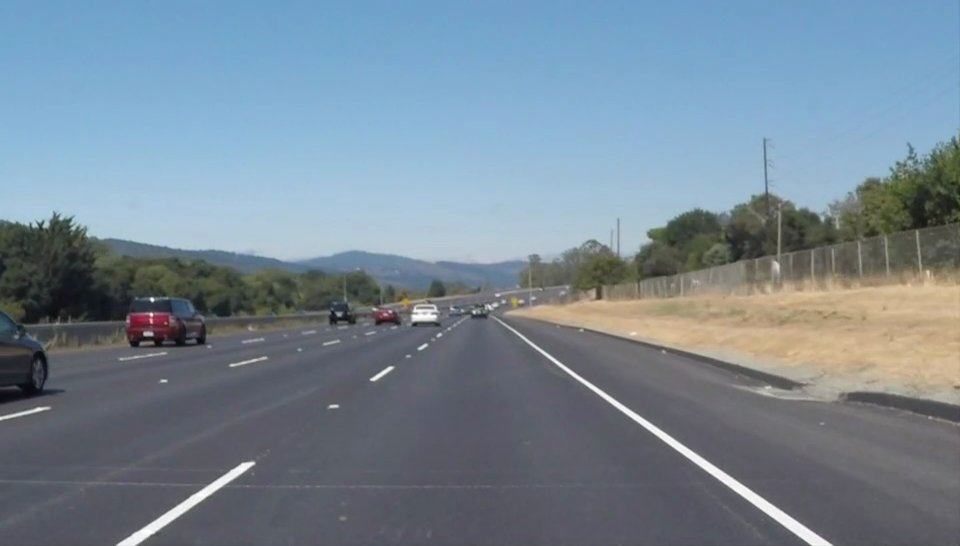
#> input picture Term_1/Finding_Lane_Lines_1/test.jpg, 960 x 546 px
$ python 4_hough_transform.py
#> lines starting #> are read from the running program, lines starting #| are printed output that depends on the picture; after the words box and inside, x2 and y2 are one past the last pixel; in counts of white or black regions, pixels touching at a corner belong together
import matplotlib.pyplot as plt
import matplotlib.image as mpimg
import numpy as np
import cv2
import sys

try:
    image = mpimg.imread('test.jpg')
#> image is the input picture: shape (546, 960, 3); mean R, G, B 119, 135.2, 148.4
except FileNotFoundError as e:
    print(e)
    sys.exit(1)

gray = cv2.cvtColor(image, cv2.COLOR_RGB2GRAY)  # 8-bit image
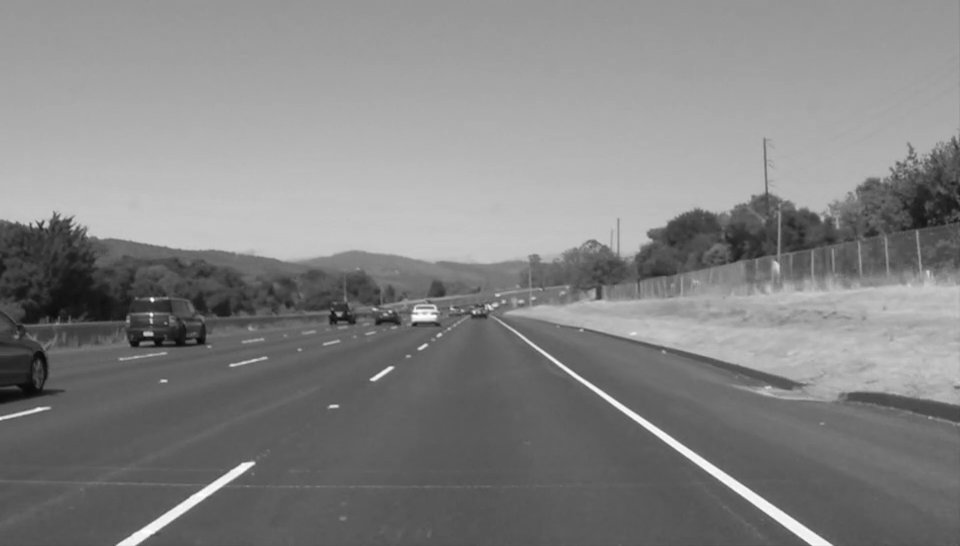
#> gray: shape (546, 960); min 5, max 255, mean 131.8

kernel_size = 5  # should be odd numbers
blur_gray = cv2.GaussianBlur(gray, (kernel_size, kernel_size), 0)

low_threshold = 50
high_threshold = 110
edges = cv2.Canny(blur_gray, low_threshold, high_threshold)
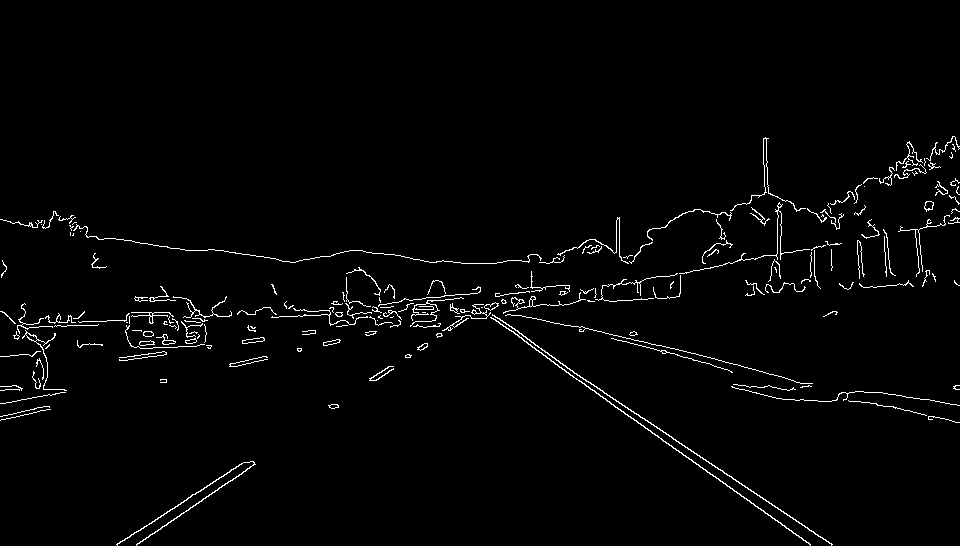
#> edges: shape (546, 960); 2% white in thin lines or dots, all inside (x1, y1, x2, y2) = (0, 136, 960, 546)


# Parameters for Hough lines
rho = 1
theta = np.pi / 180
threshold = 1
min_line_length = 10
max_line_gap = 1
line_image = np.copy(image) * 0  # create a blank to draw the lines
#> line_image: shape (546, 960, 3); every value is 0
# See http://docs.opencv.org/3.2.0/dd/d1a/group__imgproc__feature.html#ga8618180a5948286384e3b7ca02f6feeb
lines = cv2.HoughLinesP(edges, rho, theta, threshold, np.array([]), min_line_length, max_line_gap)
#> lines = 93 rows, first 6: [779, 276, 779, 264], [543, 287, 553, 286], [107, 320, 117, 320], [375, 380, 385, 373], [885, 265, 885, 252], [685, 351, 768, 373]

# Iterate through the lines and draw a line
for line in lines:
    for x1, y1, x2, y2 in line:
        cv2.line(line_image, (x1, y1), (x2, y2), (255, 0, 0), 10)
#> this loop made 93 passes
#> line on passes 1 to 12: [[779, 276, 779, 264]], [[543, 287, 553, 286]], [[107, 320, 117, 320]], [[375, 380, 385, 373]], [[885, 265, 885, 252]], [[685, 351, 768, 373]], [[61, 326, 78, 325]], [[774, 518, 810, 544]], [[450, 306, 464, 309]], [[369, 378, 389, 366]], [[194, 325, 204, 324]], [[319, 310, 329, 310]]
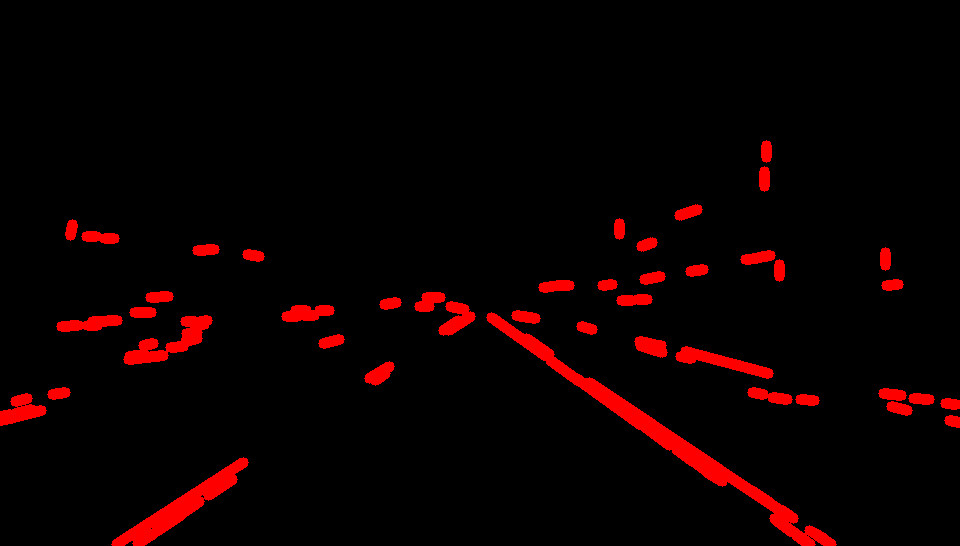
#> line_image: shape (546, 960, 3); mean R, G, B 11.8, 0, 0

# Color binary image
color_edges = np.dstack((edges, edges, edges))

# Draw the lines on edge image
combo = cv2.addWeighted(color_edges, 0.8, line_image, 1, 0)
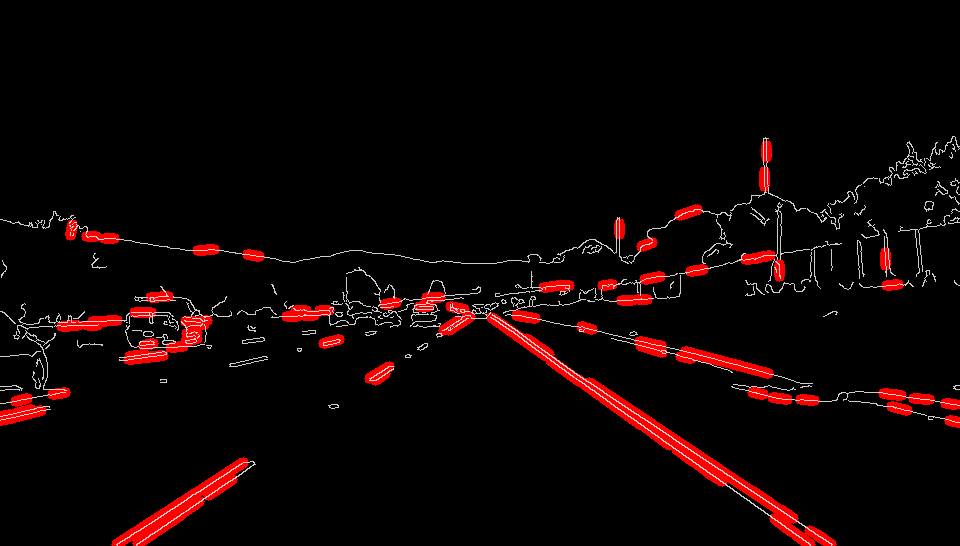
#> combo: shape (546, 960, 3); mean of channels 0, 1, 2 14.5, 4, 4; drawn as R, G, B

# show images
f = plt.figure()

f.add_subplot(2, 2, 1)
plt.imshow(image)
plt.title('Original image')

f.add_subplot(2, 2, 2)
plt.imshow(blur_gray, cmap='gray')
plt.title('Gaussian blurred gray image')

f.add_subplot(2, 2, 3)
plt.imshow(edges, cmap='Greys_r')
plt.title("Canny edges of Gaussian image")

f.add_subplot(2, 2, 4)
plt.imshow(combo)
plt.title("Hough transformed image of Canny edges")
plt.show()
